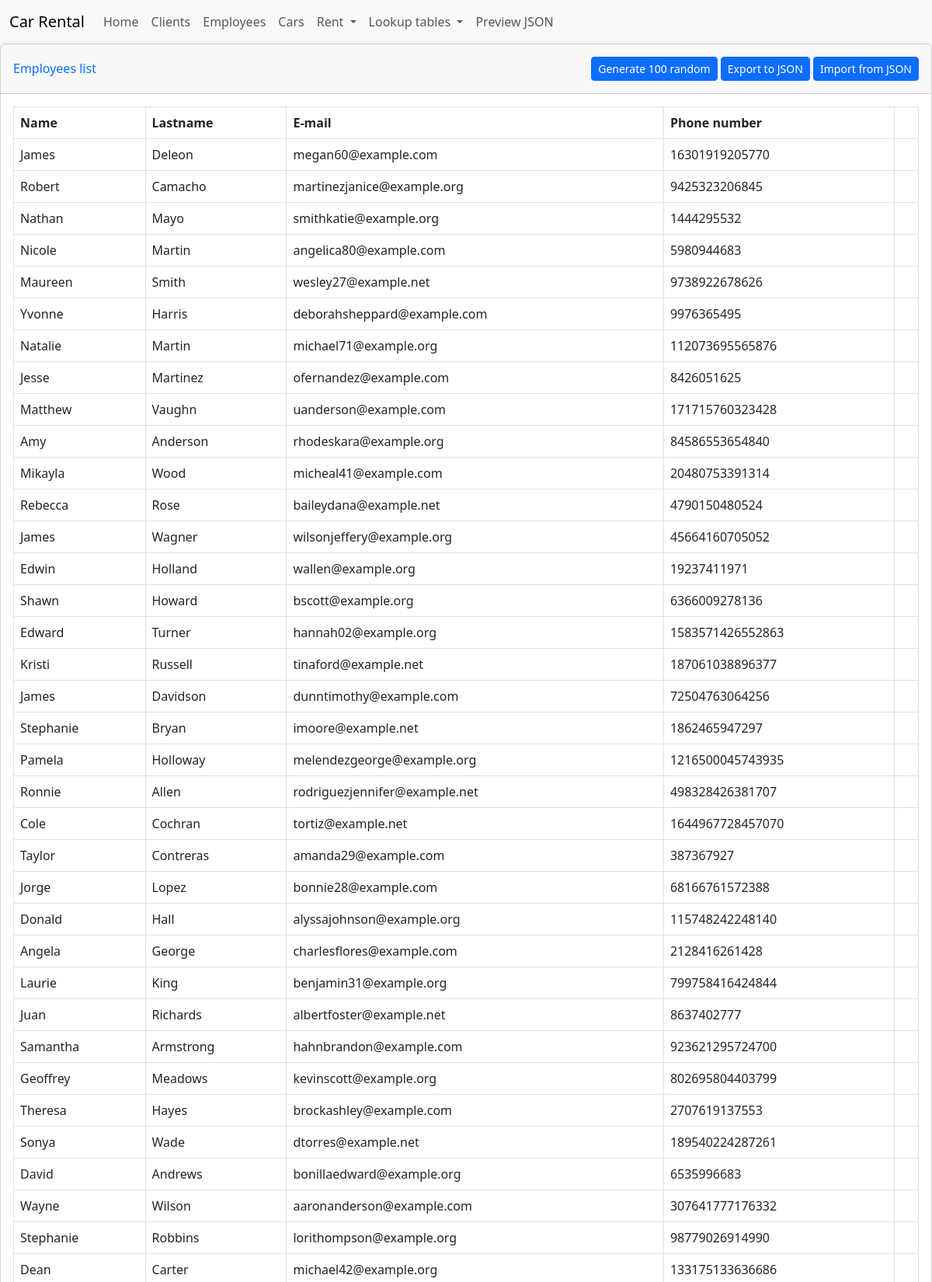
/employees/ (upper part), run on the app's committed database.
### bazy/models.py (models this page shows, shortened)
class Employee(models.Model):
    name = models.CharField('Name', max_length=100)
    lastname = models.CharField('Lastname', max_length=100)
    mail = models.EmailField('E-mail')
    phone = models.IntegerField('Phone number')

### bazy/views.py (the view)
# urls.py: path('employees/', views.employees, name='employees'),
def employees(request):
    employees_list = Employee.objects.all()
    return render(request, 'employees.html',
                  {'employees_list' : employees_list })

### bazy/templates/employees.html (shortened to what this page needs)
{% extends 'base.html' %}
{% block content %}
<div class="card shadow mb-4">
    <div class="card-header py-3">
        <h6 class="m-0 font-weight-bold text-primary">
            <div style="display: flex; justify-content: space-between; align-items: center;">
                <div>Employees list</div>
                <div>
                    <a href="{% url 'generate_employees' %}" class="btn btn-primary btn-icon-split btn-sm">
                        <span class="text">Generate 100 random</span>
                    </a>
                    <a href="{% url 'export_employees' %}" class="btn btn-primary btn-icon-split btn-sm">
                        <span class="text">Export to JSON</span>
                    </a>
                    <a href="{% url 'import_employees' %}" class="btn btn-primary btn-icon-split btn-sm">
                        <span class="text">Import from JSON</span>
                    </a>
                </div>
            </div>
        </h6>
    </div>
    <div class="card-body">
        <div class="table-responsive">
            <table class="table table-bordered" id="dataTable" width="100%" cellspacing="0">
                <thead>
                    <tr>
                        <th>Name</th>
                        <th>Lastname</th>
                        <th>E-mail</th>
                        <th>Phone number</th>
                        <th></th>
                    </tr>
                </thead>
                <tbody>
                    {% for employees_list in employees_list %}
                    <tr>
                        <td>{{ employees_list.name }}</td>
                        <td>{{ employees_list.lastname }}</td>
                        <td>{{ employees_list.mail }}</td>
                        <td>{{ employees_list.phone }}</td>
                        <td></td>
                    </tr>
                    {% endfor %}
                </tbody>
            </table>
        </div>
    </div>
</div>
{% endblock %}

### data on the page
Employee: name "James", lastname "Deleon", mail "megan60@example.com", phone "16301919205770"
Employee: name "Robert", lastname "Camacho", mail "martinezjanice@example.org", phone "9425323206845"
Employee: name "Nathan", lastname "Mayo", mail "smithkatie@example.org", phone "1444295532"
Employee: name "Nicole", lastname "Martin", mail "angelica80@example.com", phone "5980944683"
Employee: name "Maureen", lastname "Smith", mail "wesley27@example.net", phone "9738922678626"
Employee: name "Yvonne", lastname "Harris", mail "deborahsheppard@example.com", phone "9976365495"
Employee: name "Natalie", lastname "Martin", mail "michael71@example.org", phone "112073695565876"
Employee: name "Jesse", lastname "Martinez", mail "ofernandez@example.com", phone "8426051625"
Employee: name "Matthew", lastname "Vaughn", mail "uanderson@example.com", phone "171715760323428"
Employee: name "Amy", lastname "Anderson", mail "rhodeskara@example.org", phone "84586553654840"
Employee: name "Mikayla", lastname "Wood", mail "micheal41@example.com", phone "20480753391314"
Employee: name "Rebecca", lastname "Rose", mail "baileydana@example.net", phone "4790150480524"
Employee: name "James", lastname "Wagner", mail "wilsonjeffery@example.org", phone "45664160705052"
Employee: name "Edwin", lastname "Holland", mail "wallen@example.org", phone "19237411971"
Employee: name "Shawn", lastname "Howard", mail "bscott@example.org", phone "6366009278136"
Employee: name "Edward", lastname "Turner", mail "hannah02@example.org", phone "1583571426552863"
Employee: name "Kristi", lastname "Russell", mail "tinaford@example.net", phone "187061038896377"
Employee: name "James", lastname "Davidson", mail "dunntimothy@example.com", phone "72504763064256"
Employee: name "Stephanie", lastname "Bryan", mail "imoore@example.net", phone "1862465947297"
Employee: name "Pamela", lastname "Holloway", mail "melendezgeorge@example.org", phone "1216500045743935"
Employee: name "Ronnie", lastname "Allen", mail "rodriguezjennifer@example.net", phone "498328426381707"
Employee: name "Cole", lastname "Cochran", mail "tortiz@example.net", phone "1644967728457070"
Employee: name "Taylor", lastname "Contreras", mail "amanda29@example.com", phone "387367927"
Employee: name "Jorge", lastname "Lopez", mail "bonnie28@example.com", phone "68166761572388"
Employee: name "Donald", lastname "Hall", mail "alyssajohnson@example.org", phone "115748242248140"
Employee: name "Angela", lastname "George", mail "charlesflores@example.com", phone "2128416261428"
Employee: name "Laurie", lastname "King", mail "benjamin31@example.org", phone "799758416424844"
Employee: name "Juan", lastname "Richards", mail "albertfoster@example.net", phone "8637402777"
Employee: name "Samantha", lastname "Armstrong", mail "hahnbrandon@example.com", phone "923621295724700"
Employee: name "Geoffrey", lastname "Meadows", mail "kevinscott@example.org", phone "802695804403799"
Employee: name "Theresa", lastname "Hayes", mail "brockashley@example.com", phone "2707619137553"
Employee: name "Sonya", lastname "Wade", mail "dtorres@example.net", phone "189540224287261"
Employee: name "David", lastname "Andrews", mail "bonillaedward@example.org", phone "6535996683"
Employee: name "Wayne", lastname "Wilson", mail "aaronanderson@example.com", phone "307641777176332"
Employee: name "Stephanie", lastname "Robbins", mail "lorithompson@example.org", phone "98779026914990"
Employee: name "Dean", lastname "Carter", mail "michael42@example.org", phone "133175133636686"
